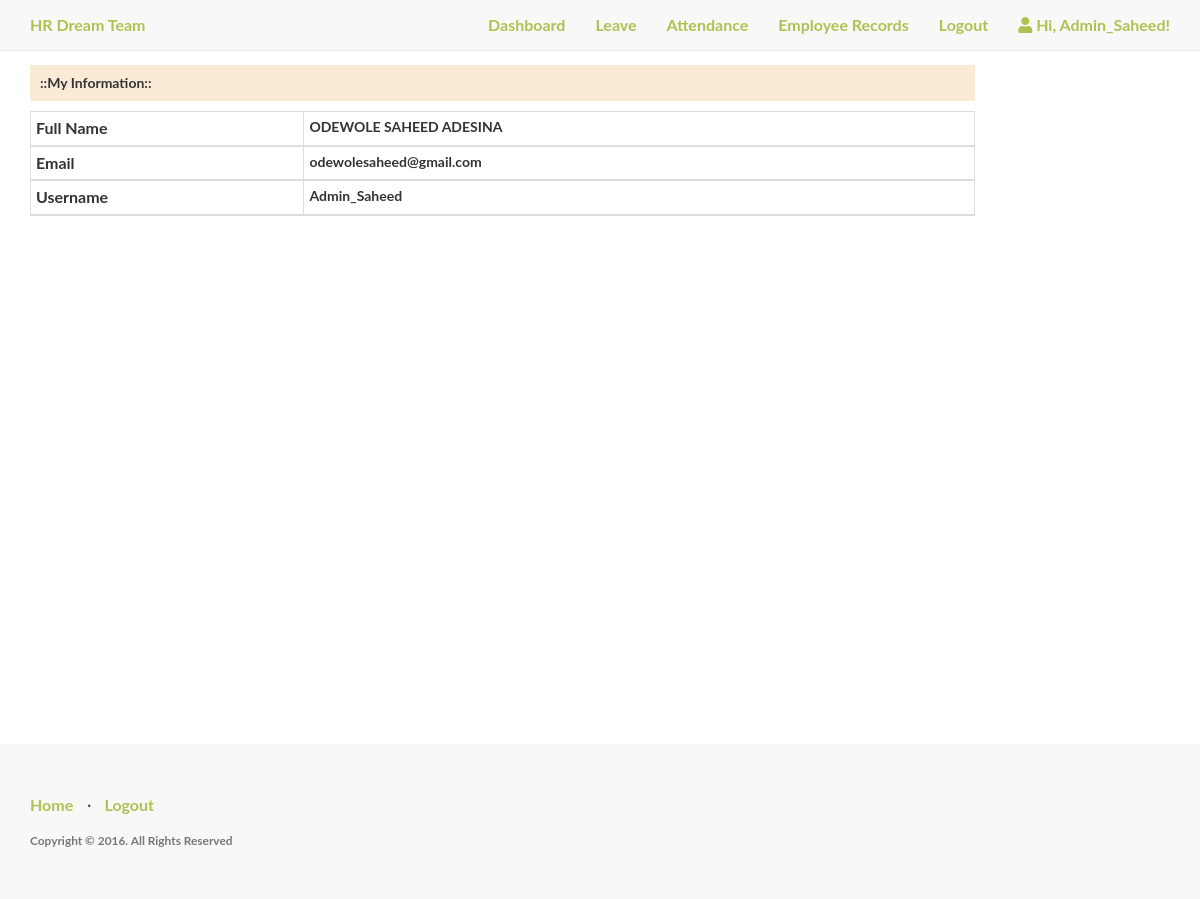
The app's page /userInfo (signed in) with its own data.
### app.py (models this page shows, shortened)
class employee(db.Model):
	id = db.Column("id",db.Integer,primary_key=True)
	email = db.Column(db.String(100))
	fullname = db.Column(db.String(100))
	uname = db.Column(db.String(100))
	pswd = db.Column(db.String(100))
	department = db.Column(db.String(200))
	role = db.Column(db.String(100))

### app.py (the view)
@app.route("/userInfo")
def userPortal():
    if "user" in session:
        user = session["user"]
        user_details = employee.query.filter_by(uname=user).first()
        fname = user_details.fullname
        uemail = user_details.email
        funame = user_details.uname
        user_info = {'Full Name':fname, 'Email':uemail, 'Username':funame}
        return render_template("employee_portal.html",user=user, myinfo=user_info)
    else:
        flash(f'You are not logged in!','error')
        return redirect(url_for("login"))

### templates/employee_portal.html (shortened to what this page needs)
{% extends "base_user.html" %}
{% block body %}
    <div class="container">
        <h5 style="margin-top: 20px;">Welcome: {{user}}</h5>
        <div class="row" style="margin-top: 20px">
            <div class="col-sm-10 col-md-10 col-lg-10">
                <h5 style="background-color: antiquewhite;padding: 10px;font-size: 14px;font-weight: bold;">::My Information::</h5>
                <div class="table-responsive" style="font-size: 14px;">
                    <table class="table table-striped table-bordered table-condensed table-hover">
                        <thead>
                        {% for details,value in myinfo.items() %}
                        <tr>
                            <th style="font-size: 16px;">{{ details }}</th>
                            <td>{{ value }}</td>
                        </tr>
                        {% endfor %}
                        </thead>
                    </table>
                </div>
            </div>
        </div>
    </div>
{% endblock %}

### templates/base_user.html (shortened to what this page needs)
<!DOCTYPE html>
<html lang="en">
<head>
    <link rel="stylesheet" href="https://maxcdn.bootstrapcdn.com/bootstrap/3.4.1/css/bootstrap.min.css">
    <link rel="stylesheet" href="https://use.fontawesome.com/releases/v5.7.0/css/all.css">
</head>
<body>
    <nav class="navbar navbar-default navbar-fixed-top topnav navbar navbar-expand-lg fixed-top" role="navigation">
        <div class="container topnav">
          <div class="navbar-header">
              <a class="navbar-brand topnav" href="{{ url_for('home') }}">HR Dream Team</a>
          </div>
          <div class="collapse navbar-collapse" id="bs-example-navbar-collapse-1">
            <ul class="nav navbar-nav navbar-right">
                <li class="nav-item"><a class="nav-link" href="{{ url_for('userPortal') }}">Dashboard</a></li>
                <li class="nav-item"><a class="nav-link" href="">Leave</a></li>
                <li class="nav-item"><a class="nav-link" href="">Attendance</a></li>
                <li class="nav-item dropdown">
                    <a class="nav-link dropdown-toggle" href="#" id="navbardrop" data-toggle="dropdown">
                        Employee Records
                    </a>
                  </li>
                <li class="nav-item"><a class="nav-link" href="{{ url_for('logout') }}">Logout</a></li>
                <li class="nav-item"><a class="nav-link" ><i class="fa fa-user"></i>  Hi, {{ user }}!</a></li>
            </ul>
          </div>
        </div>
    </nav>
    <div class="wrapper">
      {% block body %}
      {% endblock %}
      <div class="push"></div>
    </div>
    <footer>
        <div class="container">
            <div class="row">
                <div class="col-lg-12">
                    <ul class="list-inline">
                        <li><a href="{{ url_for('home') }}">Home</a></li>
                        <li class="footer-menu-divider">⋅</li>
                        <li><a href="{{ url_for('logout') }}">Logout</a></li>
                    </ul>
                    <p class="copyright text-muted small">Copyright © 2016. All Rights Reserved</p>
                </div>
            </div>
        </div>
    </footer>
    <link rel="stylesheet" href="{{ url_for('static', filename='css/style.css') }}">
</body>
</html>

### static/css/style.css (style rules this page uses)
body, html { width: 100%; height: 100%; }
body, h1, h2, h3 { font-family: "Lato", "Helvetica Neue", Helvetica, Arial, sans-serif; font-weight: 700; }
a, .navbar-default .navbar-brand, .navbar-default .navbar-nav>li>a { color: #aec251; font-size: 16px; }
footer { padding: 50px 0; background-color: #f8f8f8; }
p.copyright { margin: 15px 0 0; }
.footer, .push { clear: both; height: 4em; }
.topnav { font-size: 14px; }
.wrapper { min-height: 100%; height: auto !important; height: 100%; margin: 0 auto -4em; }

### records on screen
employee: uname "Admin_Saheed", details "Full Name", fullname "ODEWOLE SAHEED ADESINA", details "Email", email "odewolesaheed@gmail.com", details "Username"
